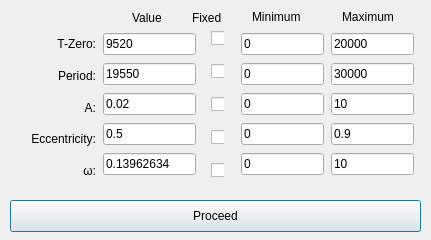
<?xml version="1.0" encoding="UTF-8"?>
<ui version="4.0">
 <class>liteParameters</class>
 <widget class="QDialog" name="liteParameters">
  <property name="geometry">
   <rect>
    <x>0</x>
    <y>0</y>
    <width>431</width>
    <height>240</height>
   </rect>
  </property>
  <property name="minimumSize">
   <size>
    <width>431</width>
    <height>240</height>
   </size>
  </property>
  <property name="maximumSize">
   <size>
    <width>431</width>
    <height>240</height>
   </size>
  </property>
  <property name="windowTitle">
   <string>LiTE Parameters</string>
  </property>
  <widget class="QFrame" name="frame">
   <property name="geometry">
    <rect>
     <x>2</x>
     <y>10</y>
     <width>431</width>
     <height>181</height>
    </rect>
   </property>
   <property name="frameShape">
    <enum>QFrame::NoFrame</enum>
   </property>
   <property name="frameShadow">
    <enum>QFrame::Raised</enum>
   </property>
   <widget class="QFrame" name="frame_3">
    <property name="geometry">
     <rect>
      <x>2</x>
      <y>12</y>
      <width>101</width>
      <height>171</height>
     </rect>
    </property>
    <property name="frameShape">
     <enum>QFrame::NoFrame</enum>
    </property>
    <property name="frameShadow">
     <enum>QFrame::Raised</enum>
    </property>
    <layout class="QVBoxLayout" name="verticalLayout_2">
     <item>
      <widget class="QLabel" name="label_3">
       <property name="layoutDirection">
        <enum>Qt::RightToLeft</enum>
       </property>
       <property name="text">
        <string>T-Zero:</string>
       </property>
       <property name="alignment">
        <set>Qt::AlignRight|Qt::AlignTrailing|Qt::AlignVCenter</set>
       </property>
      </widget>
     </item>
     <item>
      <widget class="QLabel" name="label_4">
       <property name="text">
        <string>Period:</string>
       </property>
       <property name="alignment">
        <set>Qt::AlignRight|Qt::AlignTrailing|Qt::AlignVCenter</set>
       </property>
      </widget>
     </item>
     <item>
      <widget class="QLabel" name="label">
       <property name="text">
        <string>A:</string>
       </property>
       <property name="alignment">
        <set>Qt::AlignRight|Qt::AlignTrailing|Qt::AlignVCenter</set>
       </property>
      </widget>
     </item>
     <item>
      <widget class="QLabel" name="label_2">
       <property name="text">
        <string>Eccentricity:</string>
       </property>
       <property name="alignment">
        <set>Qt::AlignRight|Qt::AlignTrailing|Qt::AlignVCenter</set>
       </property>
      </widget>
     </item>
     <item>
      <widget class="QLabel" name="label_5">
       <property name="text">
        <string>ω:</string>
       </property>
       <property name="alignment">
        <set>Qt::AlignRight|Qt::AlignTrailing|Qt::AlignVCenter</set>
       </property>
      </widget>
     </item>
    </layout>
   </widget>
   <widget class="QFrame" name="frame_4">
    <property name="geometry">
     <rect>
      <x>92</x>
      <y>12</y>
      <width>111</width>
      <height>169</height>
     </rect>
    </property>
    <property name="frameShape">
     <enum>QFrame::NoFrame</enum>
    </property>
    <property name="frameShadow">
     <enum>QFrame::Raised</enum>
    </property>
    <layout class="QVBoxLayout" name="verticalLayout_3">
     <item>
      <widget class="QLineEdit" name="userTzeroText">
       <property name="text">
        <string>9520</string>
       </property>
      </widget>
     </item>
     <item>
      <widget class="QLineEdit" name="userPeriodText">
       <property name="text">
        <string>19550</string>
       </property>
      </widget>
     </item>
     <item>
      <widget class="QLineEdit" name="userAText">
       <property name="text">
        <string>0.02</string>
       </property>
      </widget>
     </item>
     <item>
      <widget class="QLineEdit" name="userEccText">
       <property name="text">
        <string>0.5</string>
       </property>
      </widget>
     </item>
     <item>
      <widget class="QLineEdit" name="userOmegaText">
       <property name="text">
        <string>0.13962634</string>
       </property>
      </widget>
     </item>
    </layout>
   </widget>
   <widget class="QFrame" name="frame_5">
    <property name="geometry">
     <rect>
      <x>200</x>
      <y>0</y>
      <width>31</width>
      <height>191</height>
     </rect>
    </property>
    <property name="frameShape">
     <enum>QFrame::NoFrame</enum>
    </property>
    <property name="frameShadow">
     <enum>QFrame::Raised</enum>
    </property>
    <layout class="QVBoxLayout" name="verticalLayout_4">
     <item>
      <widget class="QCheckBox" name="tzeroFix">
       <property name="text">
        <string/>
       </property>
      </widget>
     </item>
     <item>
      <widget class="QCheckBox" name="pfix">
       <property name="text">
        <string/>
       </property>
      </widget>
     </item>
     <item>
      <widget class="QCheckBox" name="afix">
       <property name="text">
        <string/>
       </property>
      </widget>
     </item>
     <item>
      <widget class="QCheckBox" name="efix">
       <property name="text">
        <string/>
       </property>
      </widget>
     </item>
     <item>
      <widget class="QCheckBox" name="wfix">
       <property name="text">
        <string/>
       </property>
      </widget>
     </item>
    </layout>
   </widget>
   <widget class="QFrame" name="frame_6">
    <property name="geometry">
     <rect>
      <x>230</x>
      <y>12</y>
      <width>101</width>
      <height>169</height>
     </rect>
    </property>
    <property name="frameShape">
     <enum>QFrame::NoFrame</enum>
    </property>
    <property name="frameShadow">
     <enum>QFrame::Raised</enum>
    </property>
    <layout class="QVBoxLayout" name="verticalLayout_5">
     <item>
      <widget class="QLineEdit" name="tzeroLimMin">
       <property name="text">
        <string>0</string>
       </property>
      </widget>
     </item>
     <item>
      <widget class="QLineEdit" name="perLimMin">
       <property name="text">
        <string>0</string>
       </property>
      </widget>
     </item>
     <item>
      <widget class="QLineEdit" name="aLimMin">
       <property name="text">
        <string>0</string>
       </property>
      </widget>
     </item>
     <item>
      <widget class="QLineEdit" name="eLimMin">
       <property name="text">
        <string>0</string>
       </property>
      </widget>
     </item>
     <item>
      <widget class="QLineEdit" name="wLimMin">
       <property name="text">
        <string>0</string>
       </property>
      </widget>
     </item>
    </layout>
   </widget>
   <widget class="QFrame" name="frame_7">
    <property name="geometry">
     <rect>
      <x>320</x>
      <y>12</y>
      <width>101</width>
      <height>169</height>
     </rect>
    </property>
    <property name="frameShape">
     <enum>QFrame::NoFrame</enum>
    </property>
    <property name="frameShadow">
     <enum>QFrame::Raised</enum>
    </property>
    <layout class="QVBoxLayout" name="verticalLayout_6">
     <item>
      <widget class="QLineEdit" name="tzeroLimMax">
       <property name="text">
        <string>20000</string>
       </property>
      </widget>
     </item>
     <item>
      <widget class="QLineEdit" name="perLimMax">
       <property name="text">
        <string>30000</string>
       </property>
      </widget>
     </item>
     <item>
      <widget class="QLineEdit" name="aLimMax">
       <property name="text">
        <string>10</string>
       </property>
      </widget>
     </item>
     <item>
      <widget class="QLineEdit" name="eLimMax">
       <property name="text">
        <string>0.9</string>
       </property>
      </widget>
     </item>
     <item>
      <widget class="QLineEdit" name="wLimMax">
       <property name="text">
        <string>10</string>
       </property>
      </widget>
     </item>
    </layout>
   </widget>
   <widget class="QLabel" name="label_6">
    <property name="geometry">
     <rect>
      <x>130</x>
      <y>0</y>
      <width>31</width>
      <height>16</height>
     </rect>
    </property>
    <property name="text">
     <string>Value</string>
    </property>
   </widget>
   <widget class="QLabel" name="label_7">
    <property name="geometry">
     <rect>
      <x>190</x>
      <y>0</y>
      <width>31</width>
      <height>16</height>
     </rect>
    </property>
    <property name="text">
     <string>Fixed</string>
    </property>
   </widget>
   <widget class="QLabel" name="label_8">
    <property name="geometry">
     <rect>
      <x>250</x>
      <y>0</y>
      <width>77</width>
      <height>13</height>
     </rect>
    </property>
    <property name="text">
     <string>Minimum</string>
    </property>
   </widget>
   <widget class="QLabel" name="label_9">
    <property name="geometry">
     <rect>
      <x>340</x>
      <y>0</y>
      <width>77</width>
      <height>13</height>
     </rect>
    </property>
    <property name="text">
     <string>Maximum</string>
    </property>
   </widget>
  </widget>
  <widget class="QFrame" name="frame_2">
   <property name="geometry">
    <rect>
     <x>12</x>
     <y>263</y>
     <width>103</width>
     <height>44</height>
    </rect>
   </property>
   <property name="maximumSize">
    <size>
     <width>16777215</width>
     <height>45</height>
    </size>
   </property>
   <property name="frameShape">
    <enum>QFrame::NoFrame</enum>
   </property>
   <property name="frameShadow">
    <enum>QFrame::Raised</enum>
   </property>
   <layout class="QVBoxLayout" name="verticalLayout"/>
  </widget>
  <widget class="QPushButton" name="pushButton">
   <property name="geometry">
    <rect>
     <x>10</x>
     <y>200</y>
     <width>411</width>
     <height>32</height>
    </rect>
   </property>
   <property name="text">
    <string>Proceed</string>
   </property>
  </widget>
 </widget>
 <resources/>
 <connections>
  <connection>
   <sender>pushButton</sender>
   <signal>clicked()</signal>
   <receiver>liteParameters</receiver>
   <slot>dataTake()</slot>
   <hints>
    <hint type="sourcelabel">
     <x>185</x>
     <y>284</y>
    </hint>
    <hint type="destinationlabel">
     <x>294</x>
     <y>283</y>
    </hint>
   </hints>
  </connection>
 </connections>
 <slots>
  <slot>dataTake()</slot>
 </slots>
</ui>
